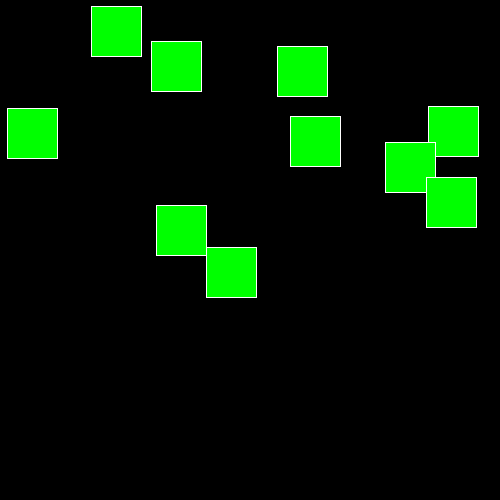
Frame 1 (no input)
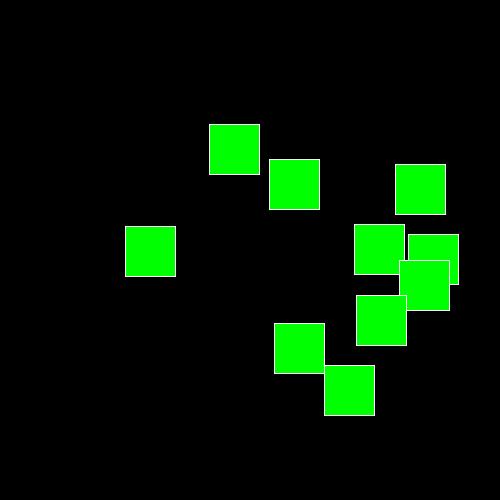
Frame 60 (the mouse pressed at the canvas centre just before this capture)
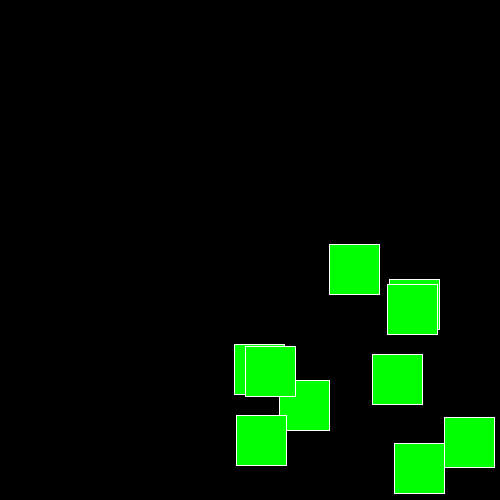
Frame 120 (the mouse held since frame 60 and released just before this capture)

The Processing sketch that drew these frames (run headless with seeded random() and noise(); from frame 60 on, the mouse is pressed at the canvas centre):

// Processing sketch: sketch_181017b
// ── sketch_181017b.pde
ArrayList<Rect> rectArray = new ArrayList<Rect>();
Rect shape1;

void setup() {
  size(500,500);
  for (int i = 0; i < 10; i++){
    rectArray.add (new Rect (random (450), random(450)));    
  }

}

void draw() { 
  background(0);
  for (int i = 0; i< rectArray.size(); i++) {
    Rect shape1 = rectArray.get(i);  
    shape1.display();
    shape1.update();    
  }
  
}

class Rect {
  float x;
  float y;
  float dx;
  float dy;
  float size;
  int z;

  Rect(float x, float y) {
    this.x = x;
    this.y = y;
    this.size= 50;
    this.dx = 2;
    this.dy = 2;
  }
  
  void display(){
    stroke(255);
    fill(0,255,0); 
    rect(x, y, size, size);
}
  
  void update(){
    this.x += this.dx;
    this.y += this.dy;
    if (this.x > width - size || this.x < 0) {
      this.dx *= -1;
    }
    if (this.y > height - size || this.y < 0) {
      this.dy *= -1;
    }
  }
  
}
